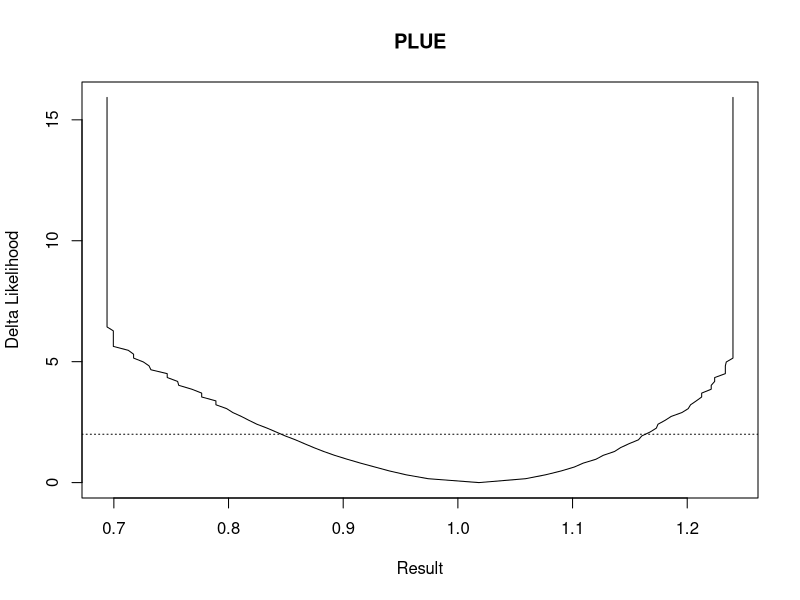

The R script that drew this image:
valid <- function(x) (!is.infinite(x)) & (!is.nan(x)) & (!is.na(x)) 

MCMC.internal <- function(LL, start, opts) {
	# jumping distribution
	if (is.null(opts$Q)) {
		Q <- function (x) rnorm (length(factors), as.numeric(x), rep(0.02, length(factors)))
	} else {
		Q <- opts$Q
	}
	current <- as.numeric(start)
	# L will hold our input data
	L = as.data.frame(matrix(nrow = N, ncol = length(factors)))
	L[1,] <- current
	# nLL (soon to be a vector) will hold the -LL of each data point
	nLL = -LL(current)
	#
	#Metropolis/Monte Carlo Iteration
	#
	for (i in 2:N) {
		new <- Q(current)
		alpha <- LL(new) - LL(current)
		if (is.nan(alpha)) alpha = -Inf
		if (alpha >= 0 || runif(1,0,1) < exp(alpha)) { # point accepted
			L[i,] <-  new
			nLL[i] <- - LL(new)
			current <- new
		} else { # we continue on the same point
			L[i,] <- current
			nLL[i] <- -LL(new)
		}
	}
	return (list(L=L, nLL=nLL))
}



# Use PLUE to perform a Profile Likelihood Uncertainty Analysis
# Comments on the parameters below
PLUE <- function(model, factors, N, LL, start, method=c("internal", "mcmc"), opts = list()) {
	# Input validation for common errors and "default" value handling:
	method = match.arg(method)
	my.opts = list(Q=NULL)
	my.opts[names(opts)] <- opts

	if (is.numeric(factors) && length(factors) == 1) {
		factors = paste("I", 1:factors, sep = "")
	} else if (!is.character(factors)) {
		stop("Error in function PLUE: factors should be either a single number or a character vector")
	}
	if (!is.numeric(N) || length(N) != 1) {
		stop("Error in function PLUE: N should be a single number")
	}
	if (class(LL) != "function") {
		stop("Error in function PLUE: nLL should be a function")
	}

	if (method=="internal") {
		data = MCMC.internal(LL, start, opts)
	} else {
		require(mcmc)
		stop("TODO!")
	}
	# Apply the model to the input data
	res <- model(data$L)

	# Now we profile the results to find out 
	# "what are the lower/upper limits to the 0.1-Delta nLL region?"
	# "what are the lower/upper limits to the 0.2-Delta nLL region?"
	# and so on and so on
	
	mmin <- min(data$nLL[valid(data$nLL) ])
	mmax <- max(data$nLL[valid(data$nLL)])
	prof <- seq(mmin, mmax, length.out=100)
	lower = c(); upper = c();
	for (i in 1:100)
	{
		search <- res[data$nLL <= prof[i]]
		search <- search[valid(search)]
		lower[i] <- min(search); upper[i] <- max(search)
	}
	# finally, we subtract the minimum LL to normalize the profile to 0
	prof = prof - mmin

	X <- list(call = match.call(), N = N, model = model, factors = factors, LL = LL, nLL = data$nLL, start = start,
			  opts = opts, data = data$L, res = res, prof = prof, lower = lower, upper = upper)
	class(X) <- "PLUE"
	return(X)
}
	
print.PLUE <- function(plue) {
	stop("TODO!")
}

# Something like a plot.profmle for PLUE
plot.PLUE <- function(plue) {
	plot(0, type='n', xlim =c(min(plue$lower), max(plue$upper)), 
		 ylim=c(0, max(plue$prof)), main="PLUE", xlab="Result", ylab="Delta Likelihood")
	lines(plue$prof~plue$lower)
	lines(plue$prof~plue$upper)
	abline(h=2, lty=3)
}

####################### END PLUE CODE 
# An example of how to use it (see pse.pdf sec. 3.7)
# Helper functions for the model
tr <- function (A) return(A[1,1]+A[2,2])
A.to.lambda <- function(A) 1/2*(tr(A) + sqrt((tr(A)^2 - 4*det(A))))
getlambda = function (sigma, f, gamma) {
	A.to.lambda (matrix(c(sigma*(1-gamma), f, sigma*gamma, sigma), ncol=2, byrow=TRUE) )
}
getlambda = Vectorize(getlambda)
model <- function(x) getlambda(x[,1], x[,2], x[,3])

factors = c("sigma", "f", "gamma")

N = 20000

# pop iniciail: juv, ad, total
n <- c(10, 15); n.t <- sum(n)
# x obs: maturados, nascidos, sobrev.totais
obs <- c(3, 2, 23)
# melhor chute para os parametros
sigma <- obs[3]/n.t
f <- obs[2]/n[2]
gamma <- obs[1]/n[1]
start = c(sigma, f, gamma)
# probability distribution. It's the POSITIVE LL, because I inverted it somewhere.
LL <- function (x) {
	# try... not working properly (still displays a lot of warning messages!)
	t <- try(dbinom(obs[3], n.t, as.numeric(x[1]), log=TRUE) +
				  dbinom(obs[2], n[2], as.numeric(x[2]), log=TRUE) +
				  dbinom(obs[1], n[1], as.numeric(x[3]), log=TRUE))
	return(t)
}

# On a 3 GHz Pentium, N = 10000 takes 7 secs, N = 100000 takes 700, so growth seems to be quadratic
system.time(plue <- PLUE(model, factors, N, LL, start))
plot(plue)
